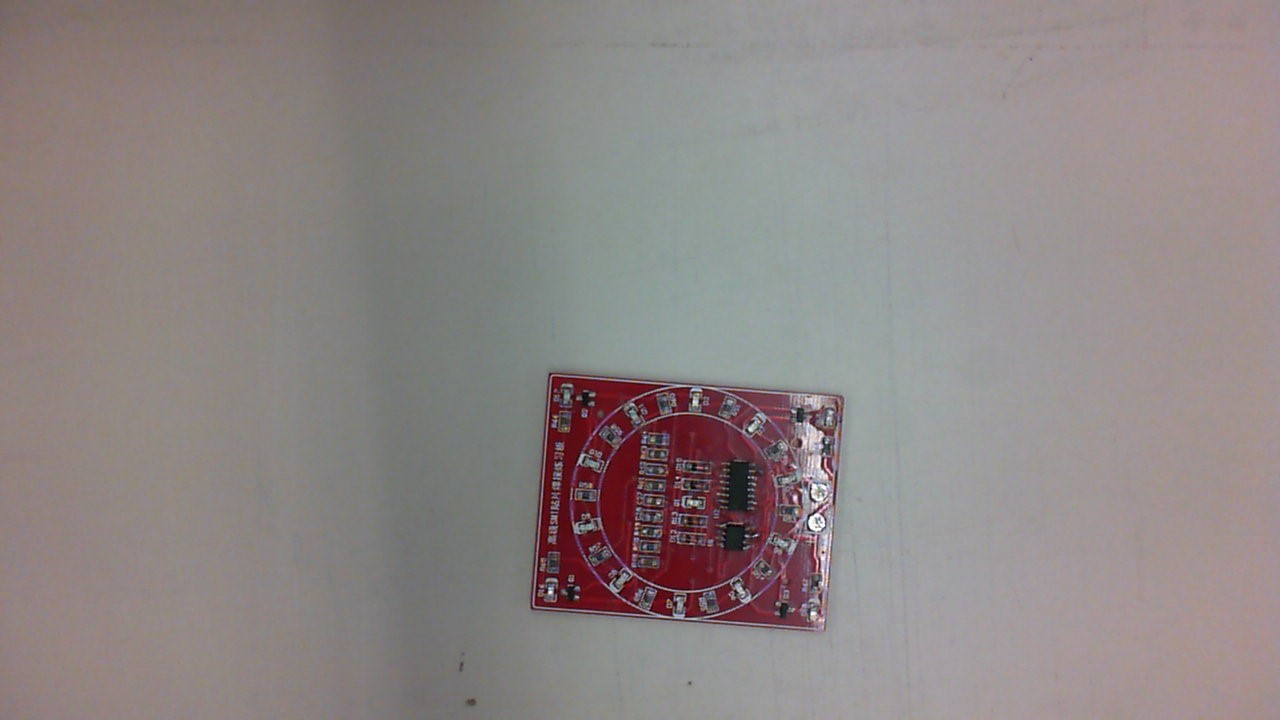
#> input picture KI/Data_set/DatasetCreation/RawImages/WIN_20190910_11_37_47_Pro.jpg, 1280 x 720 px, found by its file name; its folder holds only this picture in this run
$ python CreateDatasetFromImage.py
#> lines starting #> are read from the running program, lines starting #| are printed output that depends on the picture
import numpy as np
import cv2
from os import listdir


def splitter(goal_dimension,image):
    image_width = image.shape[0]
    image_height = image.shape[1]

    images = []

    for img_in_width in range(0,image_width,goal_dimension[0]):
        buffer_array = []
        for img_in_height in range(0,image_height,goal_dimension[1]):
            buffer_array.append(image[img_in_width:img_in_width+goal_dimension[0],img_in_height:img_in_height+goal_dimension[0]])
        images.append(buffer_array)

    return images

def merge(goal_dimension,images):
    full_image = np.zeros((goal_dimension[1],goal_dimension[0],3),dtype=images[0][0].dtype)

    imshape = images[0][0].shape
    for y,col in enumerate(images):
        for x,img in enumerate(col):
            full_image[y*imshape[0]:y*imshape[0]+imshape[0],x*imshape[1]:x*imshape[1]+imshape[1]] += img


    return full_image

for file_name in listdir("Rawimages"):
    bsp_img = cv2.imread("Rawimages/"+file_name)
#> bsp_img is the input picture: shape (720, 1280, 3); mean B, G, R 133.5, 134.2, 142
    bsp_img = cv2.resize(bsp_img,(1024,768))
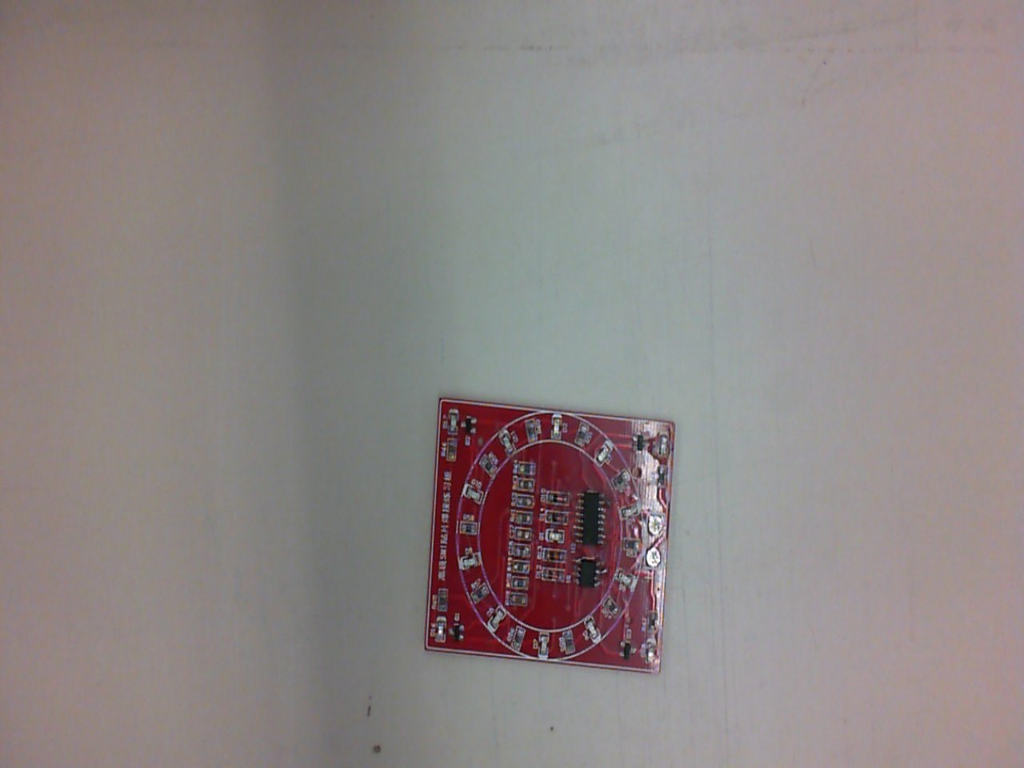
#> bsp_img: shape (768, 1024, 3); mean B, G, R 133.4, 134.1, 141.9
    splitted_img = splitter((256,256),bsp_img)
#> after the loop in splitter, `for img_in_width in range(0,image_width,goal_dimension[0]):`: images = 3 items
#> splitted_img = 3 items
    print(len(splitted_img))
#| 3

    for j,col in enumerate(splitted_img):
        for i,img in enumerate(col):
            cv2.imshow("split img",img)
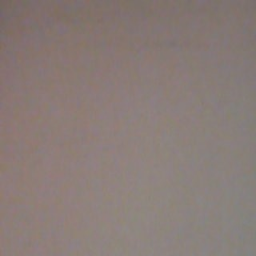
#> window 'split img': shape (256, 256, 3); mean B, G, R 119.6, 124.1, 137.4

            wait = True
            while wait:
                key = cv2.waitKey(1) & 0xFF
#> (key q is pressed here)
                if key == ord("y"):
                    cv2.imwrite("ProcessedImages/img"+str(len(listdir("ProcessedImages")))+".png",img)
                    wait = False
                elif key == ord("b"):
                    wait = False
                    break

if key == ord("q"):
    cv2.destroyAllWindows()

$ run again, on KI/Data_set/DatasetCreation/RawImages/WIN_20190910_11_38_17_Pro.jpg
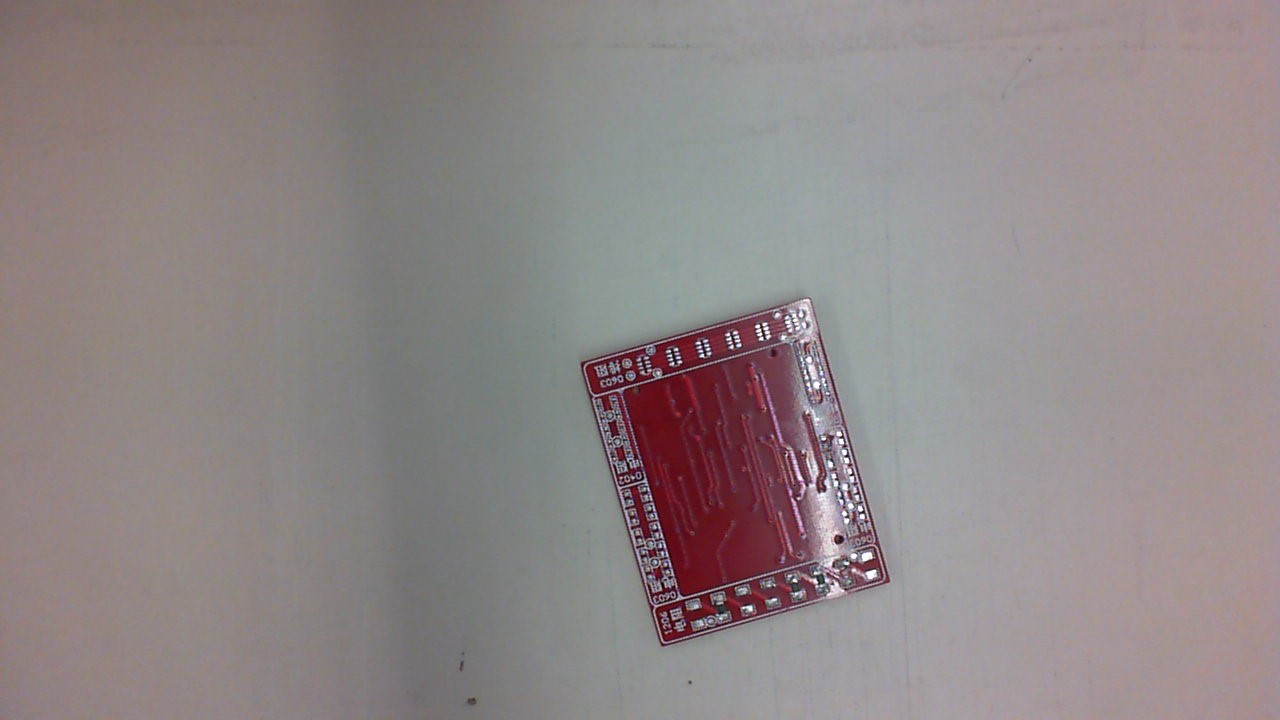
#> input picture KI/Data_set/DatasetCreation/RawImages/WIN_20190910_11_38_17_Pro.jpg, 1280 x 720 px, found by its file name
#> bsp_img is the input picture: shape (720, 1280, 3); mean B, G, R 135.3, 134.9, 143.8
#> `bsp_img = cv2.resize(bsp_img,(1024,768))`:
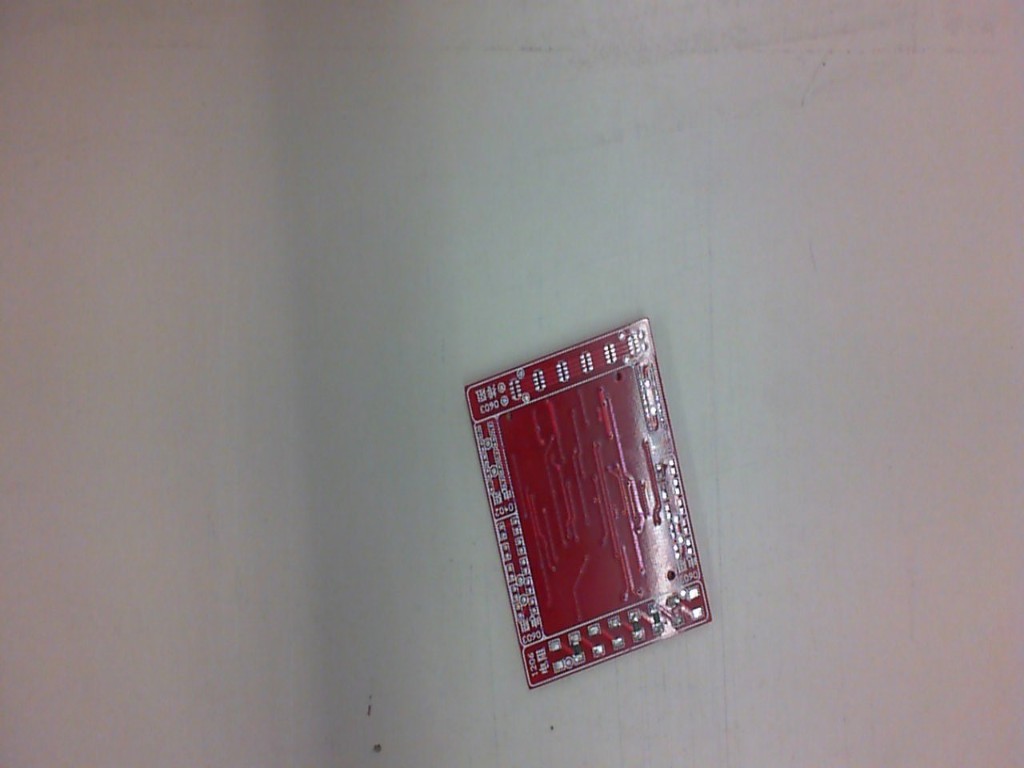
#> bsp_img: shape (768, 1024, 3); mean B, G, R 135.2, 134.8, 143.7
#> after the loop in splitter, `for img_in_width in range(0,image_width,goal_dimension[0]):`: images = 3 items
#| 3

$ run again, on KI/Data_set/DatasetCreation/RawImages/WIN_20190910_11_37_53_Pro.jpg
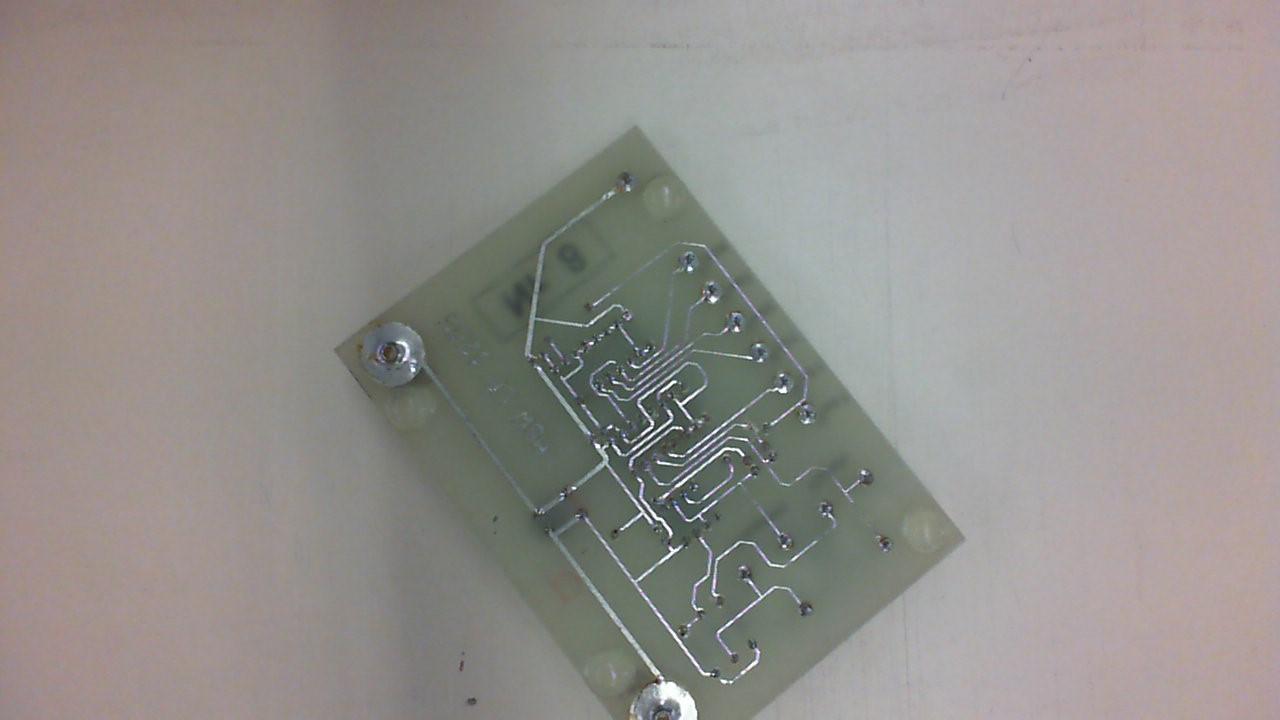
#> input picture KI/Data_set/DatasetCreation/RawImages/WIN_20190910_11_37_53_Pro.jpg, 1280 x 720 px, found by its file name
#> bsp_img is the input picture: shape (720, 1280, 3); mean B, G, R 140.6, 144.4, 147.8
#> `bsp_img = cv2.resize(bsp_img,(1024,768))`:
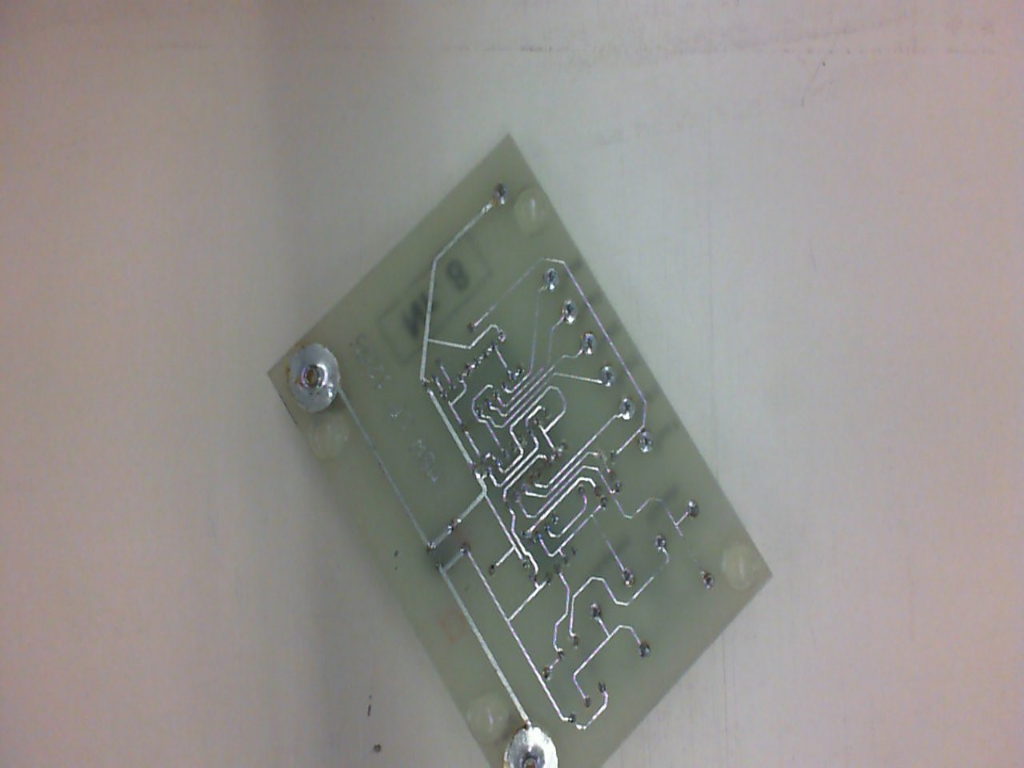
#> bsp_img: shape (768, 1024, 3); mean B, G, R 140.5, 144.3, 147.7
#> after the loop in splitter, `for img_in_width in range(0,image_width,goal_dimension[0]):`: images = 3 items
#| 3
#> `cv2.imshow("split img",img)`:
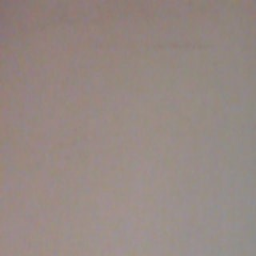
#> window 'split img': shape (256, 256, 3); mean B, G, R 131.8, 137.1, 150.3
